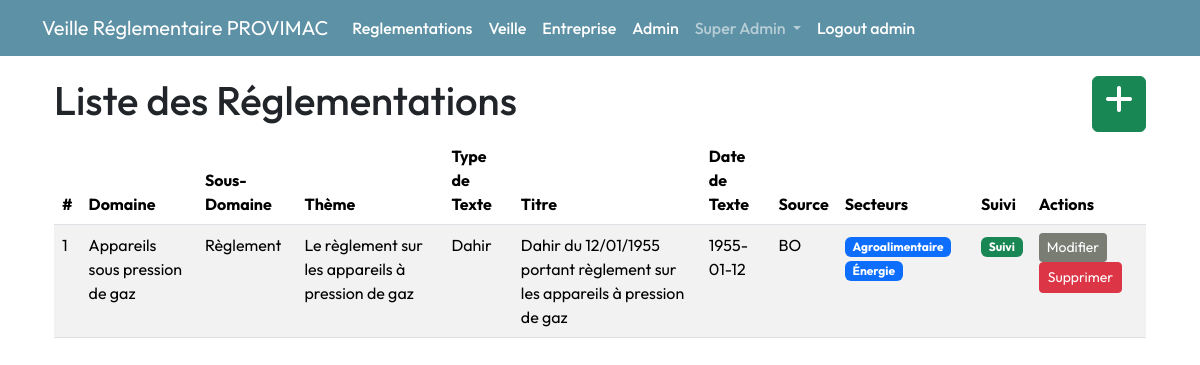
Before: /liste-reglementations (signed in) with the older database file.
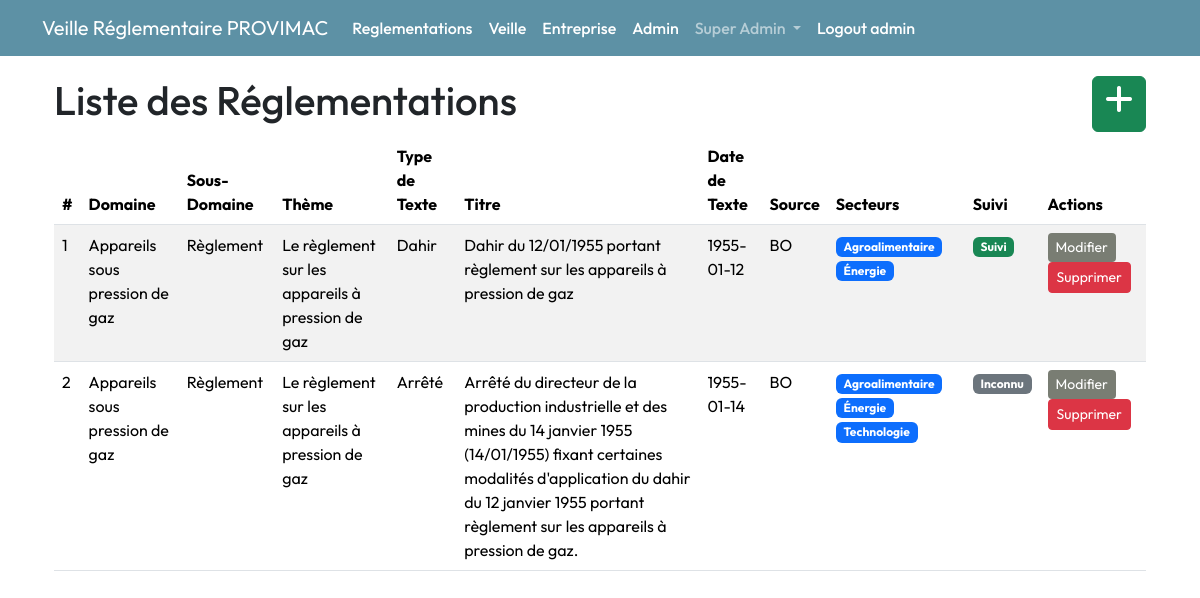
After: the same page with the newer database file.
### app/models.py (models this page shows, shortened)
class Entreprise(db.Model):
    __tablename__ = 'entreprise'
    id = db.Column(db.Integer, primary_key=True)
    nom = db.Column(db.String(100), nullable=False, unique=True )
    description = db.Column(db.Text, nullable=True)
    pays = db.Column(db.String(100), nullable=True)
    date_creation = db.Column(db.Date, nullable=True)
    utilisateurs = db.relationship('User', backref='entreprise', lazy=True,  cascade="all, delete-orphan")
    reglementations = db.relationship('EntrepriseReglementation', backref='entreprise', lazy=True,  cascade="all, delete-orphan")
    notifications = db.relationship('Notification', backref='entreprise', lazy=True)
    audits = db.relationship('Audit', backref='entreprise', lazy=True)
    secteurs = db.relationship('Secteur', secondary='entreprise_secteur', back_populates='entreprises')

class User(db.Model, UserMixin):
    __tablename__ = 'utilisateur'
    id = db.Column(db.Integer, primary_key=True)
    name = db.Column(db.String(50), nullable=False, unique=True)
    email = db.Column(db.String(120), unique=True, nullable=False)
    role = db.Column(db.Enum(RoleUtilisateur), nullable=False)
    password_hash = db.Column(db.String(128), nullable=False)
    entreprise_id = db.Column(db.Integer, db.ForeignKey('entreprise.id'), nullable=True)

class Reglementation(db.Model):
    __tablename__ = 'reglementation'
    id = db.Column(db.Integer, primary_key=True)
    titre = db.Column(db.String(200), nullable=False, unique=True)
    type_texte = db.Column(db.String(100), nullable=False)
    date_publication = db.Column(db.Date, nullable=False)
    date_derniere_mise_a_jour = db.Column(db.Date, nullable=True)
    source = db.Column(db.String(200), nullable=False)
    langue = db.Column(db.String(50), nullable=True)
    secteurs=db.relationship('ReglementationSecteur', back_populates='reglementation', lazy=True, cascade='all, delete-orphan')
    theme_id = db.Column(db.Integer, db.ForeignKey('theme.id'), nullable=False)
    sous_domaine_id = db.Column(db.Integer, db.ForeignKey('sous_domaine.id'), nullable=False)
    versions = db.relationship('VersionReglementation', backref='reglementation', lazy=True, cascade='all, delete-orphan')
    articles = db.relationship('Article', backref='reglementation', lazy=True, cascade='all, delete-orphan')

class Domaine(db.Model):
    __tablename__ = 'domaine'
    id = db.Column(db.Integer, primary_key=True)
    nom = db.Column(db.String(100), nullable=False, unique=True)
    description = db.Column(db.Text, nullable=True)
    sous_domaines = db.relationship('SousDomaine', backref='domaine', lazy=True)

class SousDomaine(db.Model):
    __tablename__ = 'sous_domaine'
    id = db.Column(db.Integer, primary_key=True)
    nom = db.Column(db.String(100), nullable=False, unique=True)
    description = db.Column(db.Text, nullable=True)
    domaine_id = db.Column(db.Integer, db.ForeignKey('domaine.id'), nullable=False)
    reglementations = db.relationship('Reglementation', backref='sous_domaine', lazy=True)

class Theme(db.Model):
    __tablename__ = 'theme'
    id = db.Column(db.Integer, primary_key=True)
    nom = db.Column(db.String(100), nullable=False, unique=True)
    description = db.Column(db.Text, nullable=True)
    reglementations = db.relationship('Reglementation', backref='theme', lazy=True)

class ReglementationSecteur(db.Model):
    __tablename__ = 'reglementation_secteur'
    id = db.Column(db.Integer, primary_key=True)
    reglementation_id = db.Column(db.Integer, db.ForeignKey('reglementation.id'), nullable=False)
    secteur_id = db.Column(db.Integer, db.ForeignKey('secteur.id'), nullable=False)
    secteur = db.relationship('Secteur', back_populates='reglementations')
    reglementation = db.relationship('Reglementation', back_populates='secteurs')

class Secteur(db.Model):
    __tablename__ = 'secteur'
    id = db.Column(db.Integer, primary_key=True)
    nom = db.Column(db.String(100), unique=True, nullable=False)
    description = db.Column(db.Text, nullable=True)
    entreprises = db.relationship('Entreprise', secondary='entreprise_secteur', back_populates='secteurs')
    reglementations = db.relationship('ReglementationSecteur', back_populates='secteur', lazy=True)

### app/routes/reglement.py (the view)
@bp.route('/liste-reglementations', methods=['GET'])
def liste_reglementations():
    try:
        reglementations = Reglementation.query.all()
        if not reglementations:
            flash("Aucune réglementation n'est disponible.", "warning")
            return render_template('reglementations/liste_reglementations.html', reglementations=[])
        suivi_map = {
            reg.reglementation_id: reg.suivi
            for reg in EntrepriseReglementation.query.filter_by(entreprise_id=current_user.entreprise_id).all()
        }
        return render_template('reglementations/liste_reglementations.html', reglementations=reglementations, suivi_map=suivi_map)
    except Exception as e:
        flash(f"Erreur lors de la récupération des réglementations : {str(e)}", "danger")
        return redirect(url_for('main.index'))  # Rediriger en cas d'erreur

### app/templates/reglementations/liste_reglementations.html
{% extends "layout.html" %}
{% block content %}
<div class="container mt-1">
    <div class="d-flex justify-content-between">
        <h1>Liste des Réglementations</h1>
        <a class="btn btn-success"
            href="{{ url_for('reglement.ajouter_reglementation') }}">
            <span class="fas fa-plus fa-2x"></span></a>
    </div>
    {% if reglementations %}
    <table class="table table-striped table-hover mt-1">
        <thead>
            <tr>
                <th>#</th>
                <th>Domaine</th>
                <th>Sous-Domaine</th>
                <th>Thème</th>
                <th>Type de Texte</th>
                <th>Titre</th>
                <th>Date de Texte</th>
                <th>Source</th>
                <th>Secteurs</th>
                <th>Suivi</th>
                <th>Actions</th>
            </tr>
        </thead>
        <tbody>
            {% for reglementation in reglementations %}
            <tr
                onclick="window.location.href='{{ url_for('reglement.detail_reglementation', id=reglementation.id) }}'"
                style="cursor: pointer;">
                <td>{{ loop.index }}</td>
                <td>{{ reglementation.sous_domaine.domaine.nom }}</td>
                <td>{{ reglementation.sous_domaine.nom if
                    reglementation.sous_domaine else 'N/A' }}</td>
                <td>{{ reglementation.theme.nom if reglementation.theme else
                    'N/A' }}</td>
                <td>{{ reglementation.type_texte }}</td>
                <td>{{ reglementation.titre }}</td>
                <td>{{ reglementation.date_publication }}</td>
                <td>{{ reglementation.source }}</td>
                <td>{% if reglementation.secteurs %}
                    {% for secteur in reglementation.secteurs %}
                    <div class="badge bg-primary">{{ secteur.secteur.nom }} </div>
                    {% endfor %}</td>
                {% else %}
                    <p class="text-center">***</p>
                {% endif %}
                <td>
                    {% if reglementation.id in suivi_map %}
                        {% if suivi_map[reglementation.id] %}
                            <span class="badge bg-success">Suivi</span>
                        {% else %}
                            <span class="badge bg-danger">Non suivi</span>
                        {% endif %}
                    {% else %}
                        <span class="badge bg-secondary">Inconnu</span>
                    {% endif %}
                </td>
                <td>
                    <a href="{{ url_for('reglement.modifier_reglementation', reglementation_id=reglementation.id) }}" class="btn btn-primary btn-sm">
                        Modifier
                    </a>
                    <form action="{{ url_for('reglement.supprimer_reglementation', reglementation_id=reglementation.id) }}" method="POST" style="display: inline;">
                        <button type="submit" class="btn btn-danger btn-sm" onclick="return confirm('Voulez-vous vraiment supprimer cette réglementation ?')">
                            Supprimer
                        </button>
                    </form>
                </td>
            </tr>
            {% endfor %}
        </tbody>
    </table>
    {% else %}
    <p>Aucune réglementation n'a été trouvée.</p>
    {% endif %}
</div>
{% endblock %}

### app/templates/layout.html (shortened to what this page needs)
<!DOCTYPE html>
<html lang="en">
  <head>
    <link
      href="https://cdn.jsdelivr.net/npm/bootstrap@5.3.3/dist/css/bootstrap.min.css"
      rel="stylesheet"
 />
    <link rel="stylesheet"
      href="{{ url_for('static', filename='main.css') }}" />
    <link rel="stylesheet"
      href="https://cdnjs.cloudflare.com/ajax/libs/font-awesome/6.0.0-beta3/css/all.min.css">
  </head>
  <body>
    {% if current_user.is_authenticated %}
    <header class="site-header sticky-top">
      <nav class="navbar navbar-expand-lg navbar-dark">
        <div class="container">
          <a class="navbar-brand" href="/">Veille Réglementaire
            {{current_user.entreprise.nom}}</a>
          <div class="collapse navbar-collapse" id="navbarToggle">
            <ul class="navbar-nav me-auto mb-2 mb-lg-0">
              <li class="nav-item">
                <a class="nav-link text-white"
                  href="{{ url_for('reglement.liste_reglementations') }}">
                  Reglementations
                </a>
              </li>
              <li class="nav-item">
                <a class="nav-link text-white"
                  href="{{ url_for('entreprise.afficher_veille', entreprise_id=current_user.entreprise_id) }}">
                  Veille
                </a>
              </li>
              <li class="nav-item">
                <a class="nav-link text-white"
                  href="{{ url_for('entreprise.afficher_entreprise', entreprise_id=current_user.entreprise_id) }}">
                  Entreprise
                </a>
              </li>
              <li class="nav-item">
                <a class="nav-link text-white"
                  href="{{ url_for('manager.liste_utilisateurs', entreprise_id=current_user.entreprise.id) }}">
                  Admin
                </a>
              </li>
              {% if current_user.is_authenticated and current_user.role.name ==
              'ADMIN' %}
              <li class="nav-item dropdown">
                <a
                  class="nav-link dropdown-toggle {{ 'active' if request.endpoint.startswith('ingredient.') else '' }}"
                  href="#" id=" entrepriseDropdown" role="button"
                  data-bs-toggle="dropdown" aria-expanded="false">
                  Super Admin
                </a>
              </li>
              {% endif %}
              <li class="nav-item">
                <a class="nav-link text-white"
                  href="{{ url_for('admin.logout') }}">Logout {{
                  current_user.role.value }}</a>
              </li>
            </ul>
          </div>
        </div>
      </nav>
    </header>
    {% endif %}
    <div class="container mt-3">{% include 'main/flash_msg.html' %} {%
      block content %}{% endblock %}</div>
    <link
      href="https://cdnjs.cloudflare.com/ajax/libs/select2/4.0.13/css/select2.min.css"
      rel="stylesheet" />
  </body>
</html>

### app/static/main.css (style rules this page uses)
:root { --nomai : #5d91a5; --vert : #797d73; --roze: #fc83cd33; --blue: #0b76b488; }
body { font-family: 'Outfit', sans-serif; }
.btn-primary { background-color: var(--vert) ; border: none; }
.navbar { background-color: var(--nomai); }
.nav-link { font-weight: 500; position: relative; border: none; }
@media (min-width: 768px) { .nav-link { font-size: 1rem; } }
@media (min-width: 768px) { .nav-link::before { content: ''; position: absolute; bottom: 0; left: 50%; transform: translatex(-50%); width: 0%; height: 2px; background-color: white; visibility: hidden; transition: 0.3s ease-in-out; } }
.btn { min-width: auto; }

Changed rows visible on the page:
added Reglementation: sous_domaine.domaine.nom "Appareils sous pression de gaz", sous_domaine "Règlement", theme "Le règlement sur les appareils à pression de gaz", type_texte "Arrêté", titre "Arrêté du directeur de la production industrielle et des mines du 14 janvier 1955 (14/01/1955) fixant certaines modalités d'application du dahir du 12 janvier 1955 portant règlement sur les appareils à pression de gaz.", date_publication "1955-01-14", source "BO", shows "Inconnu"
added ReglementationSecteur: secteur.nom "Agroalimentaire", shown under "Appareils sous pression de gaz"
added ReglementationSecteur: secteur.nom "Énergie", shown under "Appareils sous pression de gaz"
added ReglementationSecteur: secteur.nom "Technologie", shown under "Appareils sous pression de gaz"
